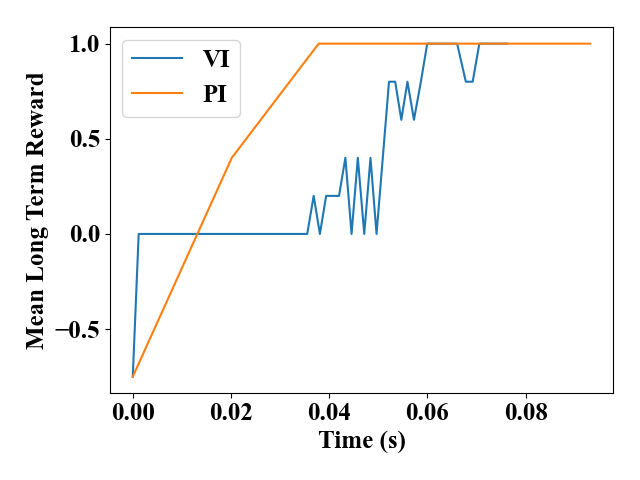

This figure's Python source:
#!/usr/bin/env python

import sys
import gym
import numpy as np
import mdptoolbox, mdptoolbox.example
import matplotlib.pyplot as plt

np.random.seed(11)

DIR = 'DRUL'
LET = 'HFSG'
S = 30
STATES = S * S
EPSILON = 0.0000001
R_HOLE = -0.75
MAX_STEPS = STATES * 10
N_WALKS = 5

def plot_stuff(x1, x2, y1, y2, y1_label, y2_label, xlabel, ylabel, name):
    plt.clf()
    font = { 'family': 'Times New Roman', 'size': 18 }
    plt.rc('font', **font)
    plt.xlabel(xlabel)
    plt.ylabel(ylabel)
    plt.plot(x1, y1, label=y1_label)
    plt.plot(x2, y2, label=y2_label)
    plt.legend()
    plt.tight_layout()
    plt.savefig(f"{name}.png")
#    plt.show()

# P (A × S × S)
# R (S × A)
def walk(P, R, policy):
    #print(np.unique(R, return_counts=True))
    max_steps = STATES * 10
    total_reward = 0
    s = 0
    i = 0
    while i < max_steps:
        a = policy[s]
        r = R[s,a]
        total_reward += r
        if r == 1:
            print('Win!', i, 'steps')
            return total_reward
        elif r == R_HOLE:
            print('    Lose!')
            return total_reward
        s = np.random.choice(STATES, p=P[a,s,:])
        i += 1
    print('        Max!')
    return total_reward

np_map = np.ones((S, S), dtype=int)
toggle = True
hole_len = int(S * 0.3)
offset = S - hole_len
for j in range(S - 2):
    if j % 2 == 0:
        for k in range(hole_len):
            np_map[j,(offset+k)%S] = 0
        toggle = not toggle
        offset += int(S * 0.6)
np_map[0,0] = 2
np_map[S-1,S-1] = 3

custom_map = []
for j in range(S):
    mystr = ''
    for k in range(S):
        mystr += LET[np_map[j,k]]
    custom_map.append(mystr)

env = gym.make('FrozenLake-v0', desc=custom_map, is_slippery=True)
nA, nS = env.nA, env.nS
P = np.zeros([nA, nS, nS])
R = np.zeros([nS, nA])
for s in range(nS):
    for a in range(nA):
        transitions = env.P[s][a]
        for p_trans, next_s, reward, done in transitions:
            P[a,s,next_s] += p_trans
            if done and reward == 0:
                R[s,a] = R_HOLE
            else:
                R[s,a] = reward
        P[a,s,:] /= np.sum(P[a,s,:])

env.close()
mdptoolbox.util.check(P, R)

D = 0.74

print('================ VI,', 'discount =', D)
vi = mdptoolbox.mdp.ValueIteration(P, R, D, epsilon=EPSILON)
vi.setVerbose()
vi.run()
vi_times = np.array(vi.times)
count = vi_times.shape[0]
vi_times -= np.full(count, vi_times[0])
vi_results = np.zeros((count, 3))
last_policy = np.array(vi.policies[count-1])
for i in range(count):
    vi_results[i,0] = vi_times[i]
    rewards = np.zeros(N_WALKS)
    for j in range(N_WALKS):
        rewards[j] = walk(P, R, vi.policies[i])
    vi_results[i,1] = np.mean(rewards)
    vi_results[i,2] = np.count_nonzero(np.array(vi.policies[i]) != last_policy)

print('================ PI,', 'discount =', D)
pi = mdptoolbox.mdp.PolicyIteration(P, R, D)
pi.run()
pi_times = np.array(pi.times)
count = pi_times.shape[0]
pi_times -= np.full(count, pi_times[0])
pi_results = np.zeros((count, 3))
last_policy = np.array(pi.policies[count-1])
for i in range(count):
    pi_results[i,0] = pi_times[i]
    rewards = np.zeros(N_WALKS)
    for j in range(N_WALKS):
        rewards[j] = walk(P, R, pi.policies[i])
    pi_results[i,1] = np.mean(rewards)
    pi_results[i,2] = np.count_nonzero(np.array(pi.policies[i]) != last_policy)

plot_stuff(
    vi_results[:,0],
    pi_results[:,0],
    vi_results[:,1],
    pi_results[:,1],
    'VI',
    'PI',
    'Time (s)',
    'Mean Long Term Reward',
    'converge_lake'
)

plot_stuff(
    vi_results[:,0],
    pi_results[:,0],
    vi_results[:,2],
    pi_results[:,2],
    'VI',
    'PI',
    'Time (s)',
    'Difference from Final Policy',
    'difference_lake'
)
